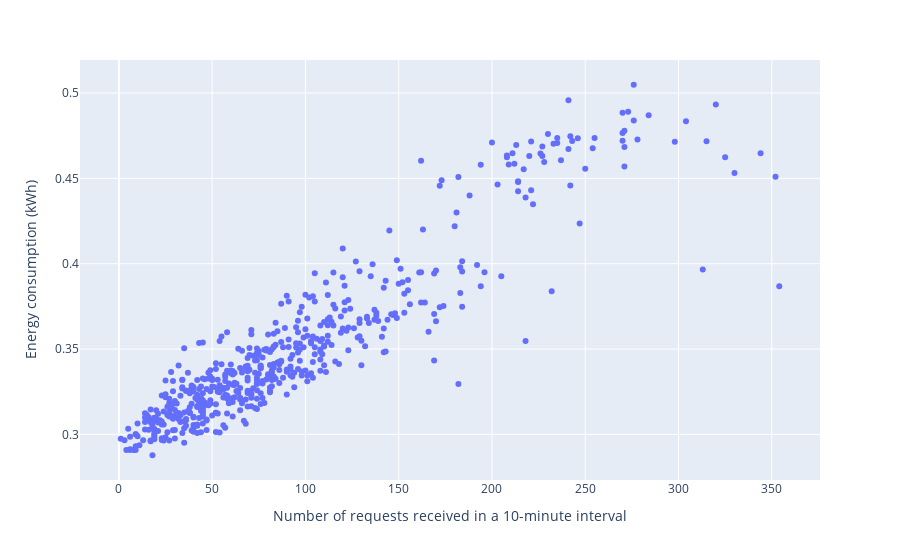

Notebook code for this chart:
### Code cell
fig5= alllogdf.plot(kind="scatter", x="requests", y="Energy by interval")
fig5.update_layout(
    xaxis_title= "Number of requests received in a 10-minute interval",
    yaxis_title="Energy consumption (kWh)",
)

### Figure 1 — Plotly figure (JSON) as saved in the notebook; plotly's stock layout.template omitted (floating-point values rounded to 4 significant figures; data arrays with more than 128 entries replaced by an {"elided": "..."} marker saying what was removed)
{"data": [{"hovertemplate": "requests=%{x}<br>Energy by interval=%{y}<extra></extra>", "legendgroup": "", "marker": {"color": "#636efa", "symbol": "circle"}, "mode": "markers", "name": "", "orientation": "v", "showlegend": false, "type": "scatter", "x": {"elided": "556 int values"}, "xaxis": "x", "y": {"elided": "556 float values"}, "yaxis": "y"}], "layout": {"legend": {"tracegroupgap": 0}, "margin": {"t": 60}, "xaxis": {"anchor": "y", "domain": [0, 1], "title": {"text": "Number of requests received in a 10-minute interval"}}, "yaxis": {"anchor": "x", "domain": [0, 1], "title": {"text": "Energy consumption (kWh)"}}}}
